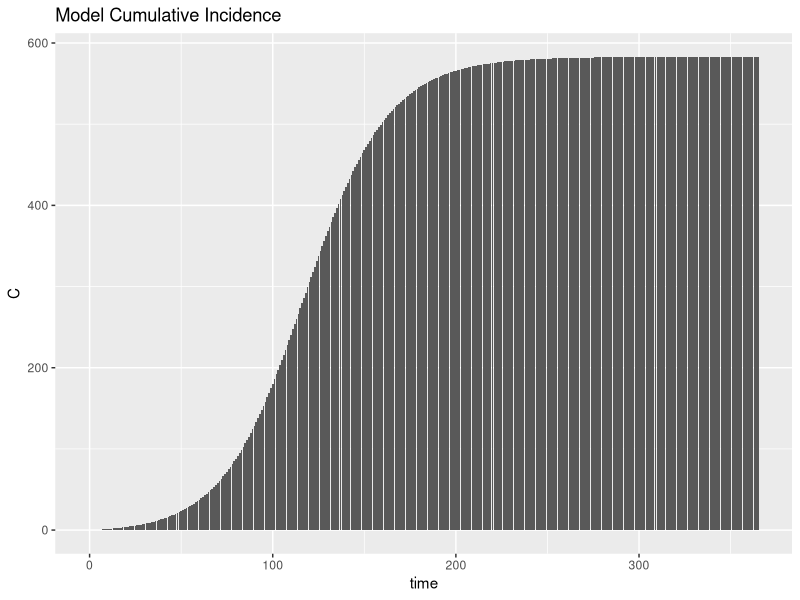
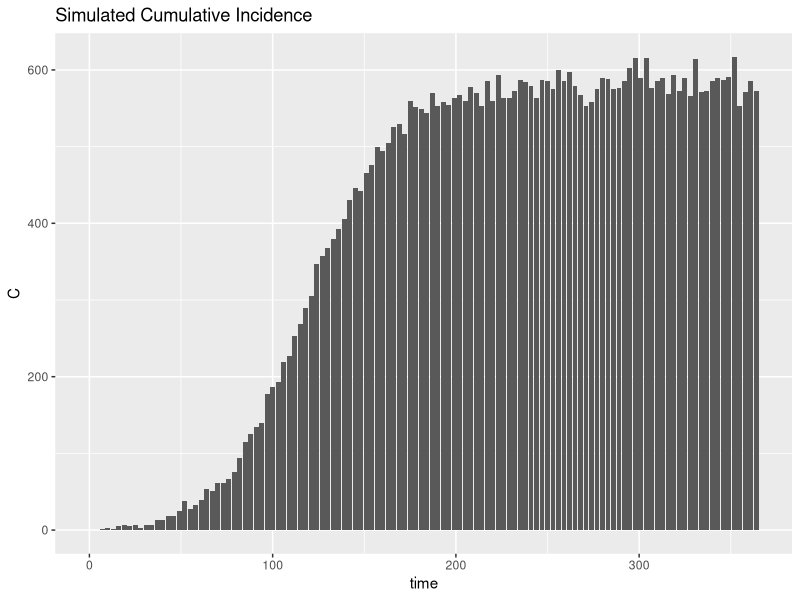
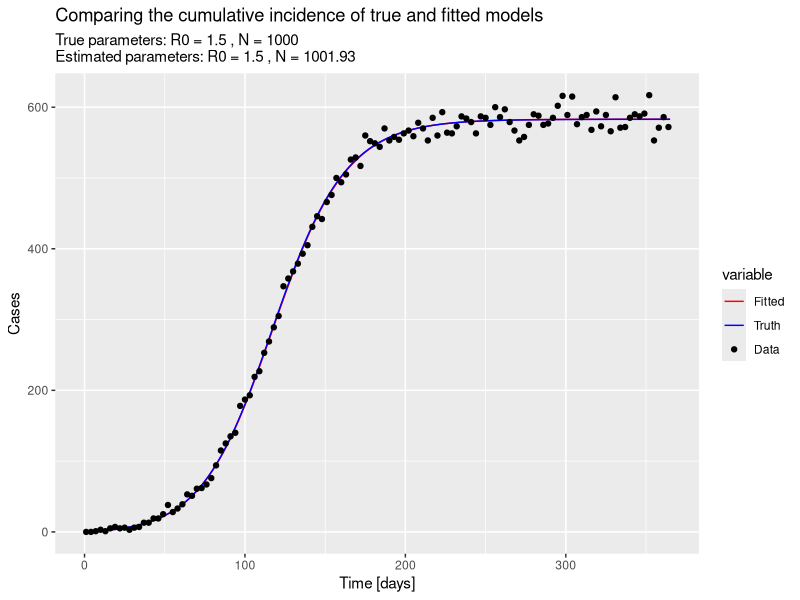
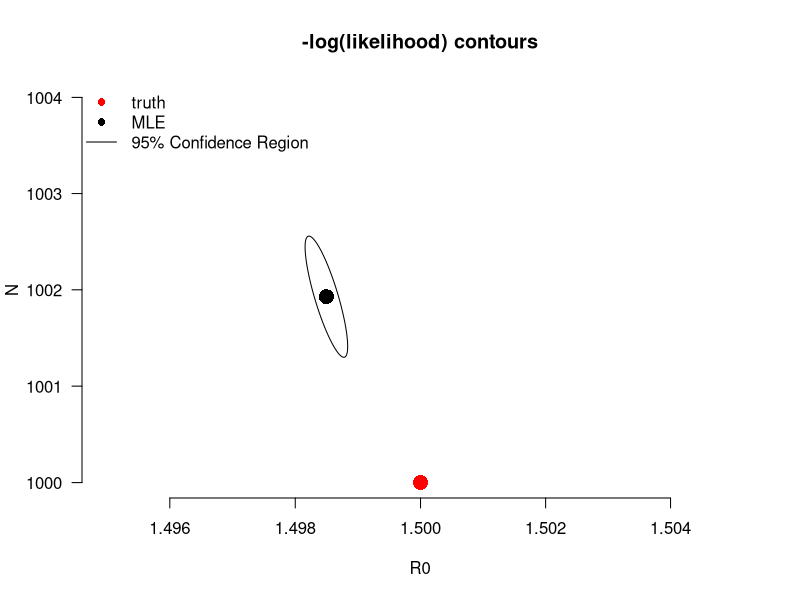
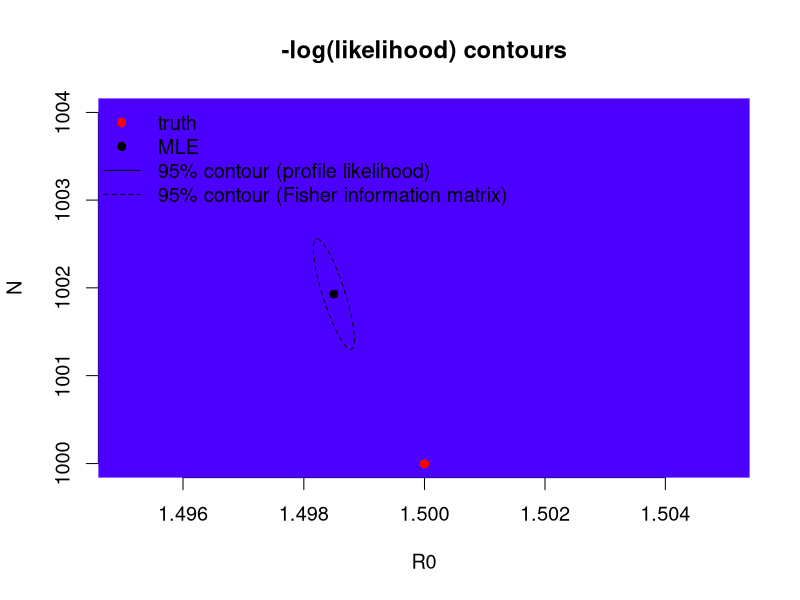
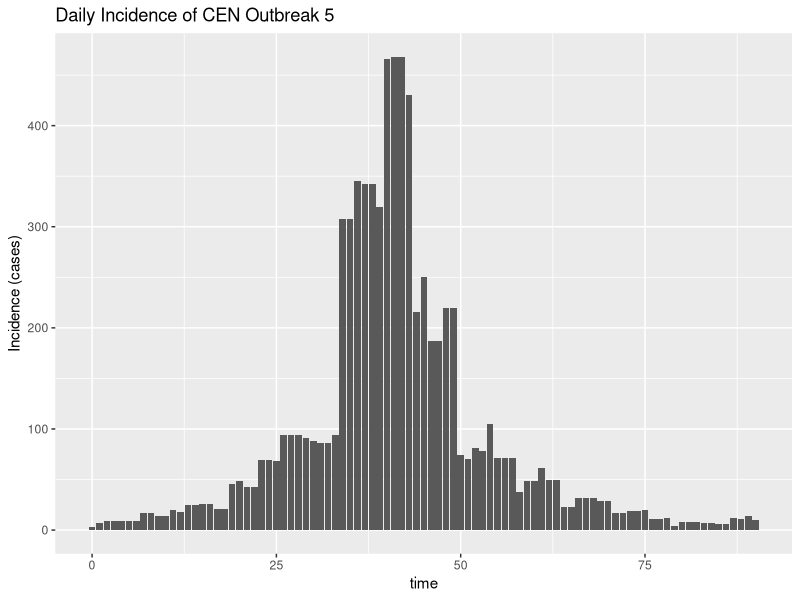
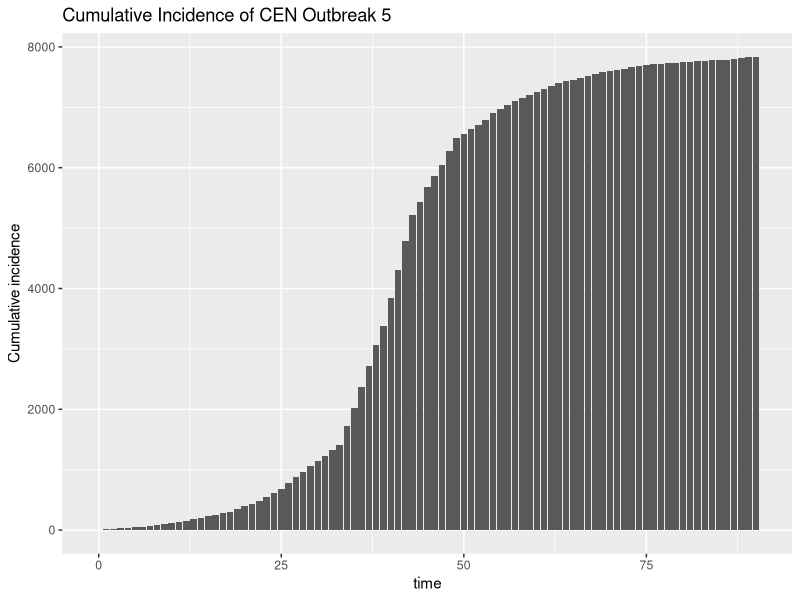
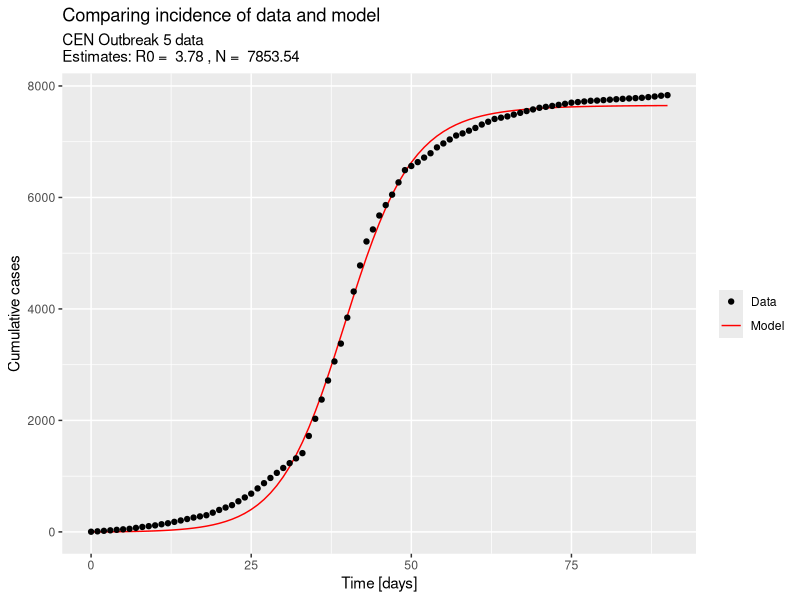

Source code (R) for these figures, in order: (Note: this script raises an error after producing the figures.)
##################################################################################
##################################################################################
# an R script to estimate R0 and N using an SEIR model
#
# Project: COVID in Prisons, ICI3D MMED 2023
#
##################################################################################

# Load packages -----------------------------------------------------------

require(boot); require(deSolve); require(ellipse); require(tidyverse)

# Parameters --------------------------------------------------------------

## Parameters for SEIR model
## to be passed as default parameters to disease_params()
latentPeriod <- 3        # days
infectiousPeriod <- 7    # days

# Functions (edited from Lab 6) --------------------------------------------

## Function that makes a list of disease parameters ##
##
## > R0 and N are undefined (we treat N as an unknown parameter, because the
##   population size for each outbreak in the prisons are not known. Therefore,
##   we have to estimate it.)
## > Rates gamma and sigma are defined with the parameters stated above.

disease_params <- function(R0,                         # basic reproduction number, unknown
                           N,                          # the total population, unknown
                           gamma = 1/infectiousPeriod, # rate of removal
                           sigma = 1/latentPeriod)     # rate of progression
{
  return(as.list(environment()))
}

## Function that makes a vector of initial state variable conditions ##
##
## initI - initial value of I as argument (defaults to 1)

init_cond <- function(initI = 1) {
  init <- c(E = 0,       # exposed
            I = initI,   # infected
            X = 0,       # removed
            C = 0)       # cumulative cases
  
  return(init)
}

## Function defining the SEIR model##
##
## > We remove the S compartment, since we cannot define its initial conditions
##   due to N being treated as an unknown parameter. S will be calculated later
##   in the next function (simEpidemic).
## > 'X' is used instead of 'R' to avoid confusion with R0, the reproduction 
##   number.
## > 'C' is an added compartment that calculates the cumulative infected cases 
##   per time step. This will be equivalent to the cumulative incidence. We
##   will use this to fit the model to the actual data, since our prison data
##   consists of the daily incidence counts per prison outbreak.
## > Overall, this model is a standard deterministic SEIR model with no births,
##   deaths, introductions, replenishment of susceptibles, etc.
seixc <- function(tt, yy, parms) with(c(parms,as.list(yy)), {
  
  ## Infectious contact rate
  beta <- R0*gamma/N                
  
  ## State variable derivatives (ODE system)
  ## State variables are: E, I, X, C
  ## Since there is no S compartment, we substitute S with N-E-I-X
  deriv <- rep(NA,4)
  deriv[1] <-	beta*(N-E-I-X)*I - sigma*E   # dEdt
  deriv[2] <-	sigma*E - gamma*I            # dIdt
  deriv[3] <-	gamma*I                      # dXdt
  deriv[4] <- sigma*E                      # cumulative new cases C
  return(list(deriv))
})

## Function to run the deterministic model simulation, based on the ODE system 
## defined in seixc() ##
##
## This function outputs a dataframe with the following variables:
## > time - time-step
## > S, E, I, X, C - number of individuals in each compartment per timestep
## > N - total population
## > cinc_rate - the cumulative incidence rate (C/N) per time step (this will be
##   used for creating simulated data with sampleEpidemic)
simEpidemic <- function(init, tseq, modFunction=seixc, parms = disease_params()) {
  modDat <- as.data.frame(lsoda(init, tseq, modFunction, parms=parms))
  modDat$N <- rep(parms$N, nrow(modDat))             # total population N
  modDat$S <- with(modDat, N-E-I-X)                  # Here we add compartment S. Recall that S = N-E-I-X
  modDat$cinc_rate <- with(modDat, C/N)              # cumulative incidence rate based on total population N
  col_order <- c("time","S", "E", "I", "X", "C", "N", "cinc_rate")  # for rearranging the columns
  return(modDat[,col_order])
}

## Function to create simulated data using the model ##
##
## > From a simulated epidemic, measure the cumulative incidence rate at several
##   time points by drawing cross-sectional samples of individuals at each time,
##   testing them, and then calculating sample cumulative incidence rate and 
##   associated binomial confidence intervals.
##
## > This function will be used to generate simulated data for testing the model 
##   and optimization functions.

sampleEpidemic <- function(modDat,                                   # Simulated "data" which we treat as real 
                           sampleDates = seq(1, 365, by = 3),        # Sample every 3 days for 1 year
                           N = rep(1000, length(sampleDates))        # Number of individuals sampled at each time point
){
  cinc_rate_at_sample_times <- modDat[modDat$time %in% sampleDates, 'cinc_rate']
  C <- rbinom(length(N), N, cinc_rate_at_sample_times)
  lci <- mapply(function(x,n) binom.test(x,n)$conf.int[1], x = C, n = N)
  uci <- mapply(function(x,n) binom.test(x,n)$conf.int[2], x = C, n = N)  
  return(data.frame(time = sampleDates, C, N, samp_cinc_rate =  C/N,
                    lci = lci, uci = uci))
}

## Function to calculate residual sum of squares ##
##
## > We used residual sum of squares because we do not have the total population
##   N of the actual data, so we can't use negative log-likelihood with dbinom
##   like in Lab 6. Are there alternatives to this?
## > Using the residual sum of squares of the cumulative incidence produces
##   better model fits than using the incidence data directly, hence our use
##   of the cumulative incidence instead of the actual daily incidence.
## > This will be passed to the objective function, which will be passed to 
##   optim().
ressum <- function(parms, obsDat, init, tseq) {
  modDat <- simEpidemic(init, parms=parms, tseq)
  ## What are the rows from our simulation at which we have observed data?
  matchedTimes <- modDat$time %in% obsDat$time
  sqe <- (obsDat$C - modDat$C[matchedTimes])^2
  return(sum(sqe))
}

## Function to combine guess (fit parameters) and fixed parameters ##
##
## This will be used within the objective function.
subsParms <- function(fit.params, fixed.params=disease_params())
  within(fixed.params, {
    loggedParms <- names(fit.params)[grepl('log_', names(fit.params))]
    unloggedParms <- names(fit.params)[!grepl('log_', names(fit.params))]        
    for(nm in unloggedParms) assign(nm, as.numeric(fit.params[nm]))
    for(nm in loggedParms) assign(gsub('log_','',nm), exp(as.numeric(fit.params[nm])))
    rm(nm, loggedParms, unloggedParms)
  })

## Objective function to be passed to optim() for parameter estimation ##
##
## Make the objective function a function of fixed and fitted parameters
objFXN <- function(fit.params,                        # paramters to fit
                   fixed.params = disease_params(),   # fixed paramters
                   obsDat,                            # observed data
                   init,
                   tseq) {                 
  parms <- subsParms(fit.params, fixed.params)
  ressum(parms, obsDat = obsDat, init=init, tseq = tseq)  # then ressum
}

# Test the functions with simulated data ----------------------------------

## Generate simulated data ##

## We will create "observed data" by sampling from a model with known R0 and N
trueParms <- disease_params(R0 = 1.50, N=1000)  # underlying model parameters
init.pop <- init_cond()                         # keep the default initial conditions
time.out <- seq(0, 365, 1)                      # range of timepoints for model time series

modDat <- simEpidemic(init.pop, parms = trueParms, tseq = time.out) # Simulated epidemic (underlying process)
ggplot(modDat, aes(x = time, y = C)) +          # quick look at the model cumulative incidence
  geom_col() +
  labs(title = "Model Cumulative Incidence")

set.seed(1)                                     # Initiate the random number generator
myDat <- sampleEpidemic(modDat)                 # Simulate data from the sampling process (acts as our "observed data")
ggplot(myDat, aes(x=time, y=C)) +               # quick look at the simulated cumulative incidence
  geom_col() +
  labs(title = "Simulated Cumulative Incidence")

## Use optim to estimate R0 and N ##

## Initial estimation via SANN
optim.vals <- optim(par = c(log_R0 = log(1), log_N = log(1000))
                    , objFXN
                    , fixed.params = disease_params()  # defined at top of script
                    , obsDat = myDat
                    , init = init.pop
                    , tseq = time.out
                    , control = list(trace = 3, maxit = 150)
                    , method = "SANN")

## See initial estimates
estimParms <- exp(unname(optim.vals$par))
names(estimParms) <- c('R0', 'N')
trueParms[c('R0', 'N')]   # true values
estimParms                # estimated values

## Feed the last parameters of SANN in as the first values of Nelder-Mead
optim.vals <- optim(par = optim.vals$par
                    , objFXN
                    , fixed.params = disease_params()
                    , obsDat = myDat
                    , init = init.pop
                    , tseq = time.out
                    , control = list(trace = 3, maxit = 800, reltol = 10^-7)
                    , method = "Nelder-Mead"
                    , hessian = T)


## Store estimates
MLEfits <- optim.vals$par
log_R0.fit <- MLEfits["log_R0"]
log_N.fit <- MLEfits["log_N"]
estimParms <- exp(unname(MLEfits))
names(estimParms) <- c('R0', 'N')

## View the R0 and N estimates
trueParms[c('R0', 'N')]   # true values
estimParms                # estimated values

## Simulate an epidemic using the R0 and N estimates
fitDat <- simEpidemic(init = init.pop, tseq = time.out, parms = subsParms(optim.vals$par, trueParms))

## Visually compare cumulative incidence of fitDat and modDat (the true underlying process)
df <- rbind(modDat = modDat %>% 
              mutate(variable = "modDat"),
            fitDat = fitDat %>% 
              mutate(variable = "fitDat"))

myDat <- myDat %>% 
  mutate(variable = "myDat")

ggplot(df, aes(x = time, y = C, color = variable))+
  geom_line() +
  geom_point(data = myDat, mapping=aes(x = time, y=C, color = variable)) +
  labs(title = "Comparing the cumulative incidence of true and fitted models",
       subtitle = paste("True parameters: R0 =", trueParms['R0'], ", N =", trueParms['N'],
                        "\nEstimated parameters: R0 =", round(estimParms['R0'],2), ", N =", round(estimParms['N'],2)),
       x= "Time [days]",
       y= "Cases") +
  scale_color_manual(labels = c("Fitted","Truth","Data"), 
                     values = c("red", "blue", "black"))


# Contour plots for simulated data (edited from Lab 6) ---------------------

## Generate contour plots with the Hessian ##
fisherInfMatrix <- solve(optim.vals$hessian) ## invert the Hessian, to estimate the covar-var matrix of parameter estimates

## Create a sequence of R0 and N values for the grid
res <- 15
R0.seq <- exp(seq(log_R0.fit-1, log_R0.fit+1, l = res))
N.seq <- exp(seq(log_N.fit-1, log_N.fit + 1, l = res))

## Initialize plot of parameters
plot(1,1, type = 'n', log = 'xy',
     # xlim = range(R0.seq), ylim = range(N.seq),
     xlim = c(1.495,1.505), ylim = c(1000,1004),  # use these limits to zoom-in
     las = 1,
     xlab = expression(R0), ylab = expression(N),
     main = "-log(likelihood) contours", bty = "n")
## Add true parameter values to the plot
with(trueParms, points(R0, N, pch = 16, cex = 2, col = 'red'))
## Add MLE to the plot
points(exp(MLEfits['log_R0']), exp(MLEfits['log_N']), pch = 16, cex = 2, col = 'black')
## Add 95% contour ellipse from Hessian
lines(exp(ellipse(fisherInfMatrix, centre = MLEfits, level = .95)))
legend("topleft", c('truth', 'MLE', '95% Confidence Region'), lty = c(NA, NA, 1), pch = c(16,16, NA),
       col = c('red', 'black', 'black'), bg='white', bty = 'n')

## The 95% confidence region is quite small and doesn't cover the true value?

## Generate contour plots with likelihood profiles ##
objXR0_N <- function(R0, N, fixed.params = disease_params(), browse=F, obsDat,
                     init, tseq) {
  objFXN(fit.params = c(log_R0 = log(R0), log_N = log(N))
         , fixed.params = fixed.params, obsDat, init, tseq)}

objXR0_NVEC <- Vectorize(objXR0_N, list("R0", "N"))

mat <- outer(R0.seq, N.seq, objXR0_NVEC, init = init_cond(), tseq=time.out, obsDat=myDat)

ml.val <- optim.vals$value
conf.cutoff <- ml.val + qchisq(.95,2)/2

## Show likelihood contours
par(cex = 1.2)
plot(1,1, type = 'n', log = 'xy',
     # xlim = range(R0.seq), ylim = range(N.seq),
     xlim = c(1.495,1.505), ylim = c(1000,1004),  # use these limits to zoom-in
     xlab = expression(R0), ylab = expression(N),
     main = "-log(likelihood) contours", bty = "n")
.filled.contour(R0.seq, N.seq, mat, levels = seq(min(mat), max(mat), l=20), col = topo.colors(20))
## Add contour for 95% CI from likelihood ratio
## This comes out very small!
contour(R0.seq, N.seq, mat, levels = c(conf.cutoff),
        col = "black", lwd = 2, labels = "", labcex = .2, add = T)
## Add contour for 95% CI from Hessian
lines(exp(ellipse(fisherInfMatrix, centre = MLEfits, level = .95)), lty = 2)
## Add MLE to the plot
points(exp(log_R0.fit), exp(log_N.fit), pch = 16, cex = 1, col = 'black')
## Add true parameter values to the plot
with(trueParms, points(R0, N, pch = 16, cex = 1, col = 'red'))
legend("topleft",
       c('truth', 'MLE', '95% contour (profile likelihood)', '95% contour (Fisher information matrix)')
       , lty = c(NA, NA, 1, 2), pch = c(16,16, NA, NA),
       col = c('red', rep('black',3)), bg='white', bty = 'n')

## The 95% contours are still quite small and don't cover the true value?

# Estimate R0 and N with actual data ---------------------------------------

## Import and wrangle dataset
## This dataset contains the daily incidence of each outbreak of each prison
all.data <- read_csv("new_cases_per_day.csv")

## Extract one outbreak: Centinela State Prison (CEN) Outbreak 5
CEN.data <- all.data %>%
  filter(Facility_Outbreak == "Centinela State Prison (CEN) Outbreak 5") %>%
  select(Date, Daily_New_Cases) %>% 
  slice(-1) %>%                             # remove first date with 0 new cases
  rename(incidence = Daily_New_Cases) %>%
  mutate(C = cumsum(incidence)) %>%         # calculate cumulative incidence
  mutate(time = seq(0,nrow(.)-1)) %>% 
  mutate(variable = "CEN.data")             # will be used for ggplot later

summary(CEN.data)

## Quick look at the daily incidence of CEN Outbreak 5
## > There are some days when there are suddenly a large numbers of cases 
##   detected
## > This could affect the reliability of our estimates
ggplot(CEN.data, aes(time, incidence)) + 
  geom_col() +
  labs(title = "Daily Incidence of CEN Outbreak 5",
       y = "Incidence (cases)")

## Quick look at the cumulative incidence of CEN Outbreak 5
ggplot(CEN.data, aes(time, C)) + 
  geom_col() +
  labs(title = "Cumulative Incidence of CEN Outbreak 5",
       y = "Cumulative incidence")

## Define time sequence and initial conditions
time.out.CEN <- seq(0, max(CEN.data$time), 1)
init.CEN <- init_cond(initI = CEN.data$C[1])

## Use optim to estimate R0
CEN.estim <- optim(par = c(log_R0 = log(1), log_N = log(1000))
                   , objFXN
                   , fixed.params = disease_params()  # defined at top of script
                   , obsDat = CEN.data
                   , init = init.CEN
                   , tseq = time.out.CEN
                   , control = list(trace = 3, maxit = 150)
                   , method = "SANN")

## Feed the last parameters of SANN in as the first values of Nelder-Mead
CEN.estim <- optim(par = CEN.estim$par
                   , objFXN
                   , fixed.params = disease_params()  # defined at top of script
                   , obsDat = CEN.data
                   , init = init.CEN
                   , tseq = time.out.CEN
                   , control = list(trace = 3, maxit = 800, reltol = 10^-7)
                   , method = "Nelder-Mead"
                   , hessian = T)

## Store estimates
CENfits <- CEN.estim$par
log_R0.fit <- CENfits["log_R0"]
log_N.fit <- CENfits["log_N"]
CENParms <- exp(unname(CENfits))
names(CENParms) <- c('R0', 'N')

## View the R0 and N estimates
CENParms

## Run the SEIR model with the R0 and N estimates
CEN.ts <- simEpidemic(init.CEN, time.out.CEN, seixc, disease_params(R0 = CENParms['R0'], N = CENParms['N']))

## Visually compare incidence of the model and actual data

CEN.ts <- CEN.ts %>% 
  mutate(variable = "CEN.ts")

ggplot(CEN.ts, aes(x = time, y = C, color = variable))+
  geom_line() +
  geom_point(data = CEN.data, mapping=aes(x = time, y=C, color = variable)) +
  labs(x= "Time [days]",
       y= "Cumulative cases",
       title = "Comparing incidence of data and model",
       subtitle = paste("CEN Outbreak 5 data
Estimates: R0 = ", round(CENParms['R0'],2), ", N = ", round(CENParms['N'],2)),
x= "Time [days]",
y= "Cases") +
  scale_color_manual(labels = c("Data","Model"), values = c("black", "red")) +
  theme(legend.title= element_blank())

## Are the estimated R0 and N values reasonable?

max(CEN.data$C)   # end size of the outbreak
CENParms['N']     # the estimated N

# Contour plots for actual data (edited from Lab 6) ------------------------
## We will use the estimated R0 and N from the ASP1 data restricted to one peak

## Generate contour plots with the Hessian ##
fisherInfMatrix <- solve(CEN.estim$hessian)

## Create a sequence of R0 and N values for the grid
res <- 15
R0.seq <- exp(seq(log_R0.fit-1, log_R0.fit+1, l = res))
N.seq <- exp(seq(log_N.fit-1, log_N.fit+1, l = res))

## Initialize plot of parameters
plot(1,1, type = 'n', log = 'xy',
     # xlim = range(R0.seq), ylim = range(N.seq),
     xlim = c(2.93,2.95), ylim = c(841,843),  # use these limits to zoom-in
     las = 1,
     xlab = expression(R0), ylab = expression(N),
     main = "-log(likelihood) contours", bty = "n")
## Add MLE to the plot
points(CENParms['R0'], CENParms['N'], pch = 16, cex = 2, col = 'black')
## Add 95% contour ellipse from Hessian
lines(exp(ellipse(fisherInfMatrix, centre = CENfits, level = .95)))
legend("topleft", c('MLE', '95% Confidence Region'), lty = c(NA, 1), pch = c(16, NA),
       col = c('black', 'black'), bg='white', bty = 'n')

## Generate contour plots with likelihood profiles ##
mat <- outer(R0.seq, N.seq, objXR0_NVEC, init = init.CEN, tseq=time.out.CEN, obsDat=CEN.data)

ml.val <- CEN.estim$value
conf.cutoff <- ml.val + qchisq(.95,2)/2

## Show likelihood contours
par(cex = 1.2)
plot(1,1, type = 'n', log = 'xy',
     # xlim = range(R0.seq), ylim = range(N.seq),
     xlim = c(2.93,2.95), ylim = c(841,843),  # use these limits to zoom into the Fisher information matrix contour
     # xlim = c(2.94280,2.94284), ylim = c(842.160,842.164),  # use these limits to zoom into the profile likelihood contour
     xlab = expression(R0), ylab = expression(N),
     main = "-log(likelihood) contours", bty = "n")
.filled.contour(R0.seq, N.seq, mat, levels = seq(min(mat), max(mat), l=20), col = topo.colors(20))
## Add contour for 95% CI from likelihood ratio
## This comes out extremely small
## Change xlim and ylim to zoom-in further
contour(R0.seq, N.seq, mat, levels = c(conf.cutoff),
        col = "black", lwd = 2, labels = "", labcex = .2, add = T)
## Add contour for 95% CI from Hessian
lines(exp(ellipse(fisherInfMatrix, centre = CENfits, level = .95)), lty = 2)
## Add MLE to the plot
points(exp(log_R0.fit), exp(log_N.fit), pch = 16, cex = 1, col = 'black')
## Add true parameter values to the plot
legend("topleft",
       c('MLE', '95% contour (profile likelihood)', '95% contour (Fisher information matrix)')
       , lty = c(NA, 1, 2), pch = c(16, NA, NA),
       col = c(rep('black',3)), bg='white', bty = 'n')


# Estimating R0 and N with other outbreak data ----------------------------

## Extract another outbreak: San Quentin State Prison (SQ) Outbreak 1
SQ.data <- all.data %>%
  filter(Facility_Outbreak == "San Quentin State Prison (SQ) Outbreak 1") %>%
  select(Date, Daily_New_Cases) %>% 
  slice(-1) %>%                             # remove first date with 0 new cases
  rename(incidence = Daily_New_Cases) %>%
  mutate(C = cumsum(incidence)) %>%         # calculate cumulative incidence
  mutate(time = seq(0,nrow(.)-1)) %>% 
  mutate(variable = "SQ.data")             # will be used for ggplot later

SQ.data

## Quick look at the daily incidence of SQ Outbreak 1
ggplot(SQ.data, aes(time, incidence)) + 
  geom_col() +
  labs(title = "Daily Incidence of SQ Outbreak 1",
       y = "Incidence (cases)")

## Quick look at the cumulative incidence of SQ Outbreak 1
ggplot(SQ.data, aes(time, C)) + 
  geom_col() +
  labs(title = "Cumulative Incidence of SQ Outbreak 1",
       y = "Cumulative incidence")

## Define time sequence and initial conditions
time.out.SQ <- seq(0, max(SQ.data$time), 1)
init.SQ <- init_cond(initI = SQ.data$C[1])

## Use optim to estimate R0
SQ.estim <- optim(par = c(log_R0 = log(1), log_N = log(1000))
                  , objFXN
                  , fixed.params = disease_params()  # defined at top of script
                  , obsDat = SQ.data
                  , init = init.SQ
                  , tseq = time.out.SQ
                  , control = list(trace = 3, maxit = 150)
                  , method = "SANN")

## Feed the last parameters of SANN in as the first values of Nelder-Mead
SQ.estim <- optim(par = SQ.estim$par
                  , objFXN
                  , fixed.params = disease_params()  # defined at top of script
                  , obsDat = SQ.data
                  , init = init.SQ
                  , tseq = time.out.SQ
                  , control = list(trace = 3, maxit = 800, reltol = 10^-7)
                  , method = "Nelder-Mead"
                  , hessian = T)

## Store estimates
SQfits <- SQ.estim$par
estimSQ <- exp(unname(SQfits))
names(estimSQ) <- c('R0', 'N')

## View the R0 and N estimates
estimSQ
max(SQ.data$C)  # max cumulative incidence is greater than estimated N

## Extract another outbreak: Avenal State Prison (ASP) Outbreak 1
ASP.data <- all.data %>%
  filter(Facility_Outbreak == "Avenal State Prison (ASP) Outbreak 1") %>%
  select(Date, Daily_New_Cases) %>% 
  slice(-1) %>%                             # remove first date with 0 new cases
  rename(incidence = Daily_New_Cases) %>%
  mutate(C = cumsum(incidence)) %>%         # calculate cumulative incidence
  mutate(time = seq(0,nrow(.)-1)) %>% 
  filter(time < 60) %>%                     # restrict data to one peak of the outbreak
  mutate(variable = "ASP.data")              # will be used for ggplot later

ASP.data

## Quick look at the daily incidence of SQ Outbreak 1
ggplot(ASP.data, aes(time, incidence)) + 
  geom_col() +
  labs(title = "Daily Incidence of ASP Outbreak 1",
       y = "Incidence (cases)")

## Quick look at the cumulative incidence of SQ Outbreak 1
ggplot(ASP.data, aes(time, C)) + 
  geom_col() +
  labs(title = "Cumulative Incidence of ASP Outbreak 1",
       y = "Cumulative incidence")

## Define time sequence and initial conditions
time.out.ASP <- seq(0, max(ASP.data$time), 1)
init.ASP <- init_cond(initI = ASP.data$C[1])

## Use optim to estimate R0
ASP.estim <- optim(par = c(log_R0 = log(1), log_N = log(1000))
                   , objFXN
                   , fixed.params = disease_params()  # defined at top of script
                   , obsDat = ASP.data
                   , init = init.ASP
                   , tseq = time.out.ASP
                   , control = list(trace = 3, maxit = 150)
                   , method = "SANN")

## Feed the last parameters of SANN in as the first values of Nelder-Mead
ASP.estim <- optim(par = ASP.estim$par
                   , objFXN
                   , fixed.params = disease_params()  # defined at top of script
                   , obsDat = ASP.data
                   , init = init.ASP
                   , tseq = time.out.ASP
                   , control = list(trace = 3, maxit = 800, reltol = 10^-7)
                   , method = "Nelder-Mead"
                   , hessian = T)

## Store estimates
ASPfits <- ASP.estim$par
estimASP <- exp(unname(ASPfits))
names(estimASP) <- c('R0', 'N')

## View the R0 and N estimates
estimASP
max(ASP.data$C)  # max cumulative incidence is less than estimated N

# Estimating R0 and N for all outbreaks -----------------------------------

## Initialize the table of all estimates ##
## maxC is the maximum cumulative incidence, which we can compare with the
## estimated N.
estim.table <- tibble(outbreak = character(),  # outbreak name
                      R0 = numeric(),          # R0 estimate
                      N = numeric(),           # N estimate
                      maxC = integer())        # max cumulative incidence

## Turn the estimation into a function ##
## Returns a new row for the table of all estimates
estimateR0N <- function(data) {
  
  ## Define time sequence and initial conditions
  time.out.data <- seq(0, max(data$time), 1)
  init.data <- init_cond(initI = data$C[1])
  
  ## Use optim to estimate R0
  data.estim <- optim(par = c(log_R0 = log(1), log_N = log(1000))
                      , objFXN
                      , fixed.params = disease_params()
                      , obsDat = data
                      , init = init.data
                      , tseq = time.out.data
                      , control = list(maxit = 150)
                      , method = "SANN")
  
  ## Feed the last parameters of SANN in as the first values of Nelder-Mead
  data.estim <- optim(par = data.estim$par
                      , objFXN
                      , fixed.params = disease_params()
                      , obsDat = data
                      , init = init.data
                      , tseq = time.out.data
                      , control = list(maxit = 800, reltol = 10^-7)
                      , method = "Nelder-Mead"
                      , hessian = T)
  
  R0N <- exp(unname(data.estim$par))
  
  estimData <- tibble_row(outbreak = data$outbreak[1], R0 = R0N[1], N = R0N[2], maxC = max(data$C))
  return(estimData)
}

## Turn data wrangling into a function ##
## > An issue here is that some outbreaks have multiple peaks. Our model cannot
##   fit to outbreaks with multiple peaks.
## > These peaks aren't being separated for now, but we will have to figure out
##   a way to do that.
extractOutbreak <- function(outbreak_name) {
  df <- all.outbreaks %>%
    filter(Facility_Outbreak == outbreak_name) %>%
    select(Date, Daily_New_Cases) %>%
    {if(.$Daily_New_Cases[1] == 0) slice(.,-1) else .} %>%
    rename(incidence = Daily_New_Cases) %>%
    mutate(C = cumsum(incidence)) %>%                         
    mutate(time = seq(0,nrow(.)-1)) %>%
    mutate(outbreak = outbreak_name)
  
  return(df)
}

## Extract outbreaks from all data ##
## > There are many "outbreaks" in the dataset that only have very small
##   outbreak sizes (i.e. some have only 1 case). These are not actual outbreaks 
##   and need to be removed.
## > For the purposes of this analysis, wee will only analyze the outbreaks with 
##   outbreak size greater than 10.
all.outbreaks <- all.data %>% 
  filter(outbreak_size > 10)

## Extract names of all outbreaks ##
outbreaks <- unique(all.outbreaks$Facility_Outbreak)

## Estimate R0 and N for all outbreaks ##
for (ii in outbreaks) {
  df <- extractOutbreak(ii)
  new.row <- estimateR0N(df)
  estim.table <- bind_rows(estim.table, new.row)
  print(paste("Done estimating:", ii))
}

## Explore estimates ##

## There are extreme estimated values for R0 and N.
summary(estim.table)

## There are estimated values for N that are smaller than the maximum cumulative
## case count.
any(estim.table$N < estim.table$maxC)
estim.table$outbreak[which(estim.table$N < estim.table$maxC)]

## We need to reevaluate our data, model, and optimization procedure.

# Plots used in the report ------------------------------------------------

## Figure 1 (simulated data)
ggplot(df, aes(x = time, y = C, color = variable))+
  geom_line() +
  geom_point(data = myDat, mapping=aes(x = time, y=C, color = variable)) +
  #  geom_ribbon(data = myDat, mapping=aes(x = time, y = samp_cinc_rate, ymin=lci, ymax=uci), color = NA, fill = "black", alpha = 0.2) +
  labs(x= "Time [days]",
       y= "Cumulative cases") +
  scale_color_manual(labels = c("Fitted","Truth","Data"), values = c("red", "blue", "black")) +
  theme(legend.title= element_blank())

## Figure 2 (actual data)
ggplot(CEN.ts, aes(x = time, y = C, color = variable))+
  geom_line() +
  geom_point(data = CEN.data, mapping=aes(x = time, y=C, color = variable)) +
  labs(x= "Time [days]",
       y= "Cumulative cases") +
  scale_color_manual(labels = c("Data","Model"), values = c("black", "red")) +
  theme(legend.title= element_blank())
